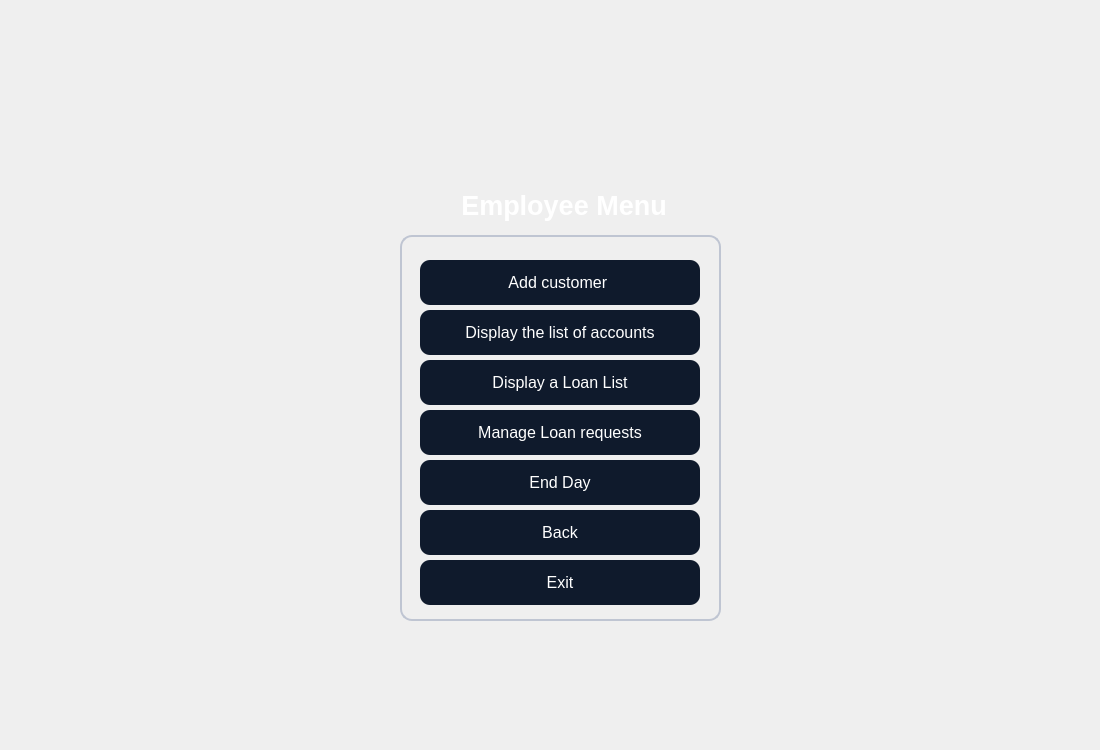
<?xml version="1.0" encoding="UTF-8"?>
<ui version="4.0">
 <class>employeemenu</class>
 <widget class="QDialog" name="employeemenu">
  <property name="geometry">
   <rect>
    <x>0</x>
    <y>0</y>
    <width>1100</width>
    <height>750</height>
   </rect>
  </property>
  <property name="windowTitle">
   <string>Dialog</string>
  </property>
  <property name="styleSheet">
   <string notr="true">QGroupBox {
    border: 1.5px solid #BFC5D2;
    border-radius: 12px;
    margin-top: 25px;
    color: white;
    font-family: &quot;Segoe UI Semibold&quot;;
    font-size: 14pt;
}

QGroupBox::title {
    subcontrol-origin: margin;
    padding: 4px 10px;
}
QPushButton {
    background-color: #0F1A2C;
    color: #FFFFFF;
	border-color: rgb(0, 0, 0);
    border-radius: 10px;
    font-family: &quot;Montserrat SemiBold&quot;;
    font-size: 12pt;
    padding: 6px 12px;
}

QPushButton:hover {
    background-color: #1A2942;
}

QPushButton:pressed {
    background-color: #09111A;
}
QLineEdit {
    background-color: #FFFFFF;
    border: 1px solid #C6D4E1;
    border-radius: 8px;
    padding: 6px;
    color: #0A1320;
    font-family: &quot;Inter&quot;;
    font-size: 11pt;
}

QLineEdit:focus {
    border: 1px solid #00B4FF;
    background-color: #F8FBFF;
}</string>
  </property>
  <widget class="QGroupBox" name="groupBox">
   <property name="geometry">
    <rect>
     <x>400</x>
     <y>210</y>
     <width>321</width>
     <height>411</height>
    </rect>
   </property>
   <property name="title">
    <string/>
   </property>
   <widget class="QPushButton" name="b6">
    <property name="geometry">
     <rect>
      <x>20</x>
      <y>50</y>
      <width>280</width>
      <height>45</height>
     </rect>
    </property>
    <property name="text">
     <string>Add customer </string>
    </property>
   </widget>
   <widget class="QPushButton" name="b7">
    <property name="geometry">
     <rect>
      <x>20</x>
      <y>100</y>
      <width>280</width>
      <height>45</height>
     </rect>
    </property>
    <property name="text">
     <string>Display the list of accounts</string>
    </property>
   </widget>
   <widget class="QPushButton" name="b9">
    <property name="geometry">
     <rect>
      <x>20</x>
      <y>150</y>
      <width>280</width>
      <height>45</height>
     </rect>
    </property>
    <property name="text">
     <string>Display a Loan List</string>
    </property>
   </widget>
   <widget class="QPushButton" name="b2">
    <property name="geometry">
     <rect>
      <x>20</x>
      <y>200</y>
      <width>280</width>
      <height>45</height>
     </rect>
    </property>
    <property name="text">
     <string>Manage Loan requests</string>
    </property>
   </widget>
   <widget class="QPushButton" name="b3">
    <property name="geometry">
     <rect>
      <x>20</x>
      <y>250</y>
      <width>280</width>
      <height>45</height>
     </rect>
    </property>
    <property name="text">
     <string>End Day</string>
    </property>
   </widget>
   <widget class="QPushButton" name="b4">
    <property name="geometry">
     <rect>
      <x>20</x>
      <y>350</y>
      <width>280</width>
      <height>45</height>
     </rect>
    </property>
    <property name="text">
     <string>Exit</string>
    </property>
   </widget>
   <widget class="QPushButton" name="b5">
    <property name="geometry">
     <rect>
      <x>20</x>
      <y>300</y>
      <width>280</width>
      <height>45</height>
     </rect>
    </property>
    <property name="text">
     <string>Back</string>
    </property>
   </widget>
   <zorder>b6</zorder>
   <zorder>b7</zorder>
   <zorder>b4</zorder>
   <zorder>b5</zorder>
   <zorder>b9</zorder>
   <zorder>b2</zorder>
   <zorder>b3</zorder>
  </widget>
  <widget class="QLabel" name="label">
   <property name="geometry">
    <rect>
     <x>0</x>
     <y>0</y>
     <width>1100</width>
     <height>750</height>
    </rect>
   </property>
   <property name="styleSheet">
    <string notr="true">image: url(:/new/prefix1/bg.jpg);</string>
   </property>
   <property name="text">
    <string/>
   </property>
  </widget>
  <widget class="QLabel" name="l">
   <property name="geometry">
    <rect>
     <x>350</x>
     <y>650</y>
     <width>461</width>
     <height>51</height>
    </rect>
   </property>
   <property name="styleSheet">
    <string notr="true">color: rgb(255, 255, 255);</string>
   </property>
   <property name="text">
    <string>&lt;html&gt;&lt;head/&gt;&lt;body&gt;&lt;p align=&quot;center&quot;&gt;&lt;br/&gt;&lt;/p&gt;&lt;/body&gt;&lt;/html&gt;</string>
   </property>
  </widget>
  <widget class="QLabel" name="label_4">
   <property name="geometry">
    <rect>
     <x>430</x>
     <y>180</y>
     <width>261</width>
     <height>51</height>
    </rect>
   </property>
   <property name="styleSheet">
    <string notr="true">color: #FFFFFF; 
font-family: &quot;Montserrat SemiBold&quot;; 
font-size: 20pt;
font-weight: 700; 
padding: 4px 0;</string>
   </property>
   <property name="text">
    <string>&lt;html&gt;&lt;head/&gt;&lt;body&gt;&lt;p align=&quot;center&quot;&gt;Employee Menu&lt;/p&gt;&lt;/body&gt;&lt;/html&gt;</string>
   </property>
  </widget>
  <zorder>label</zorder>
  <zorder>groupBox</zorder>
  <zorder>l</zorder>
  <zorder>label_4</zorder>
 </widget>
 <resources/>
 <connections/>
</ui>
